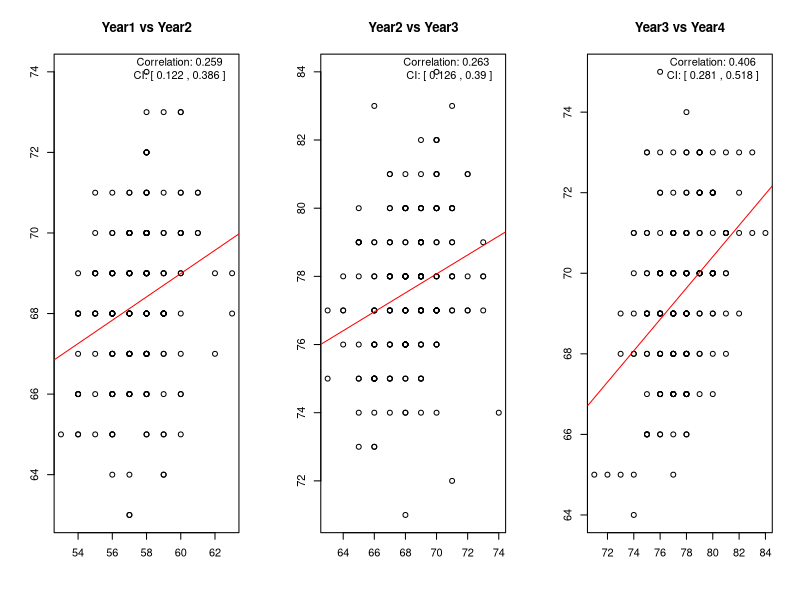
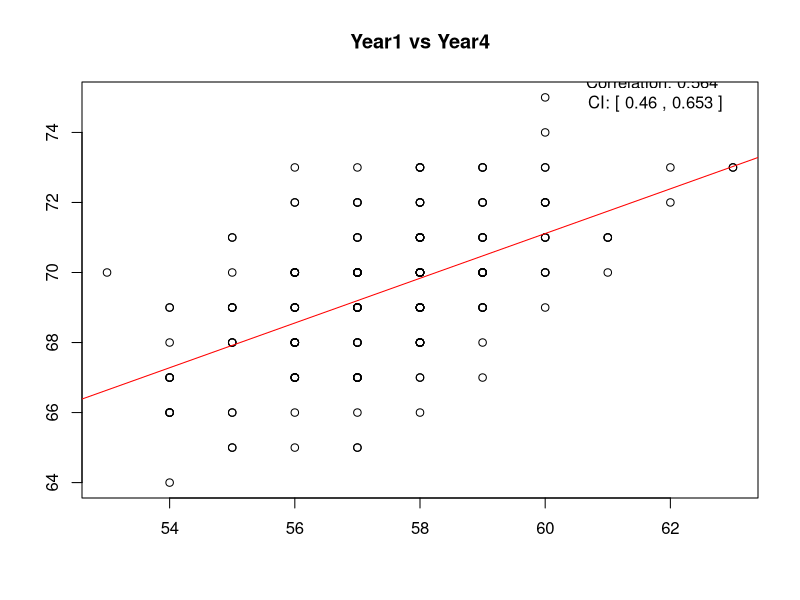
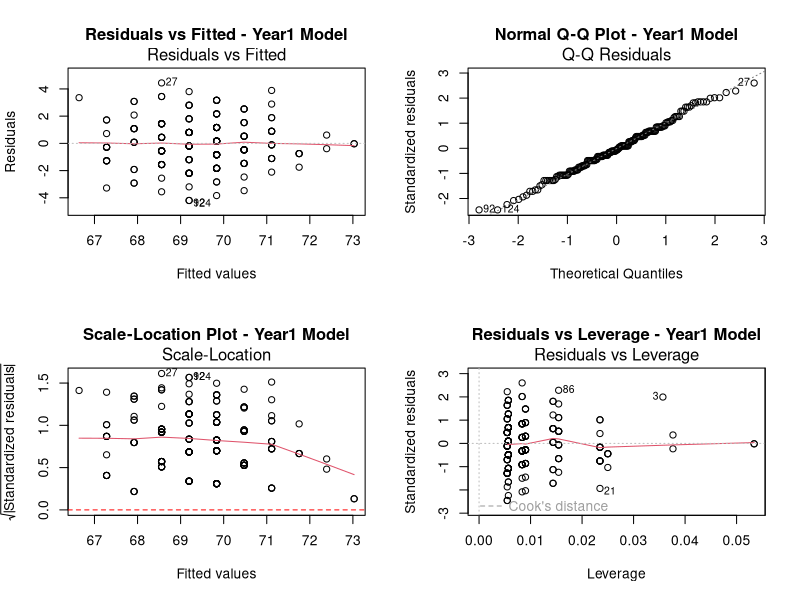
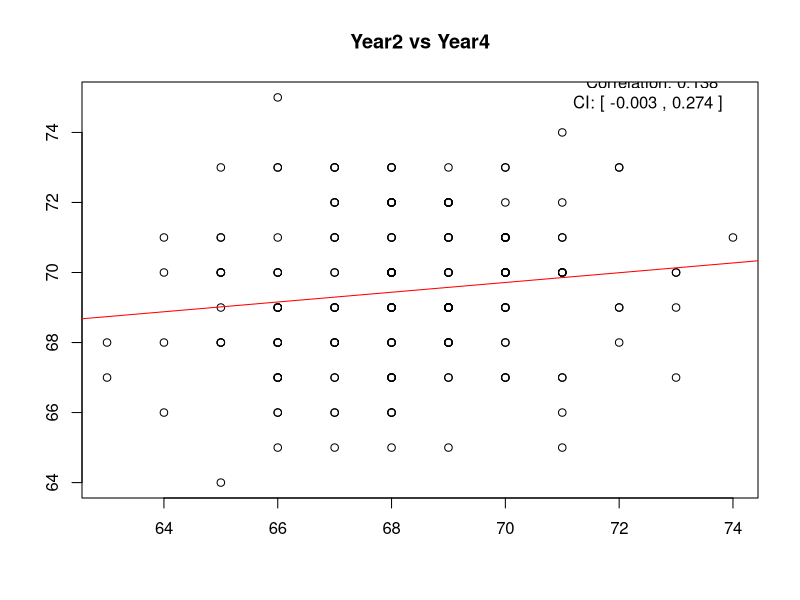
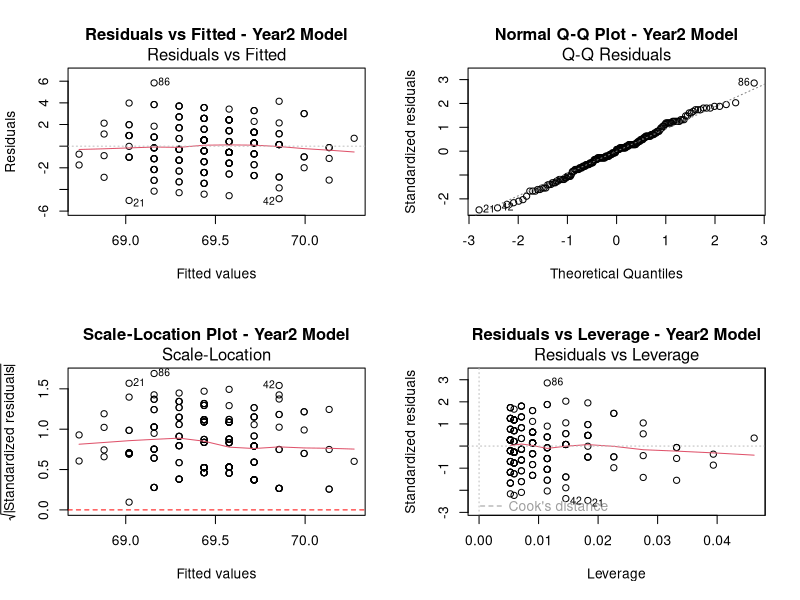
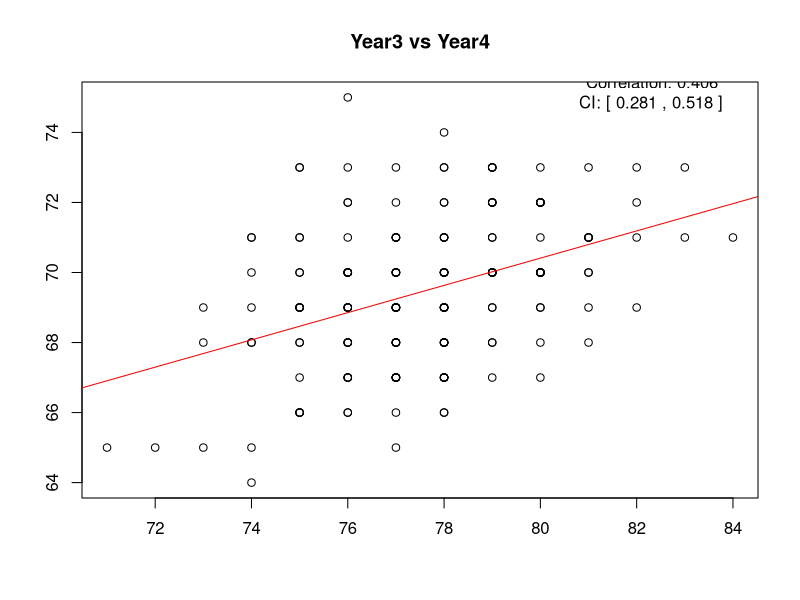
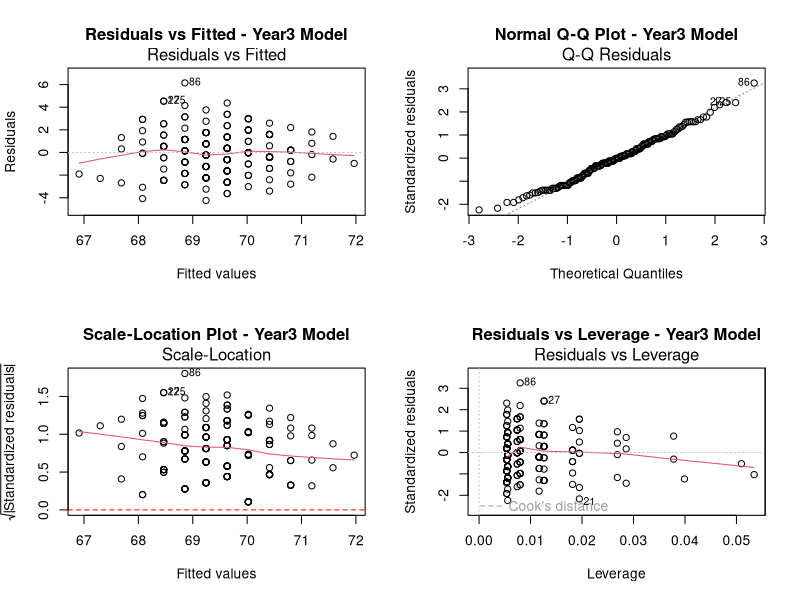
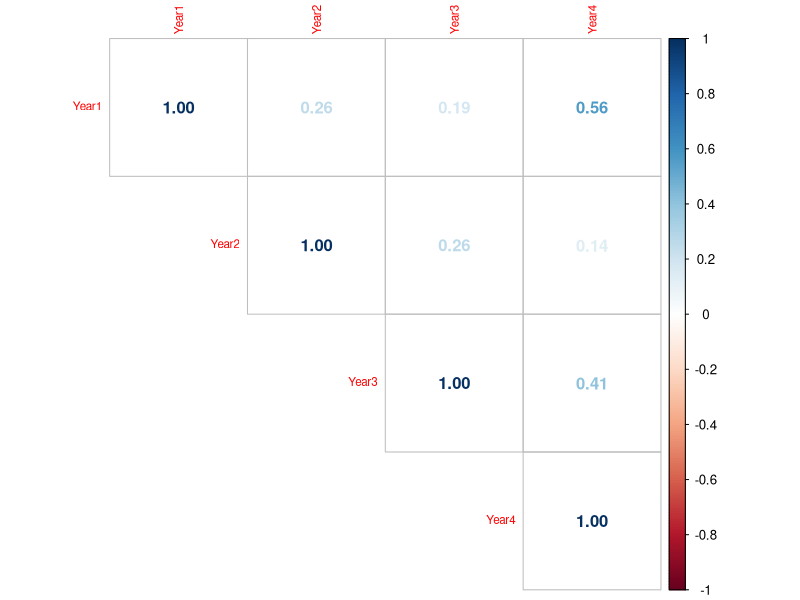

Reproduce these figures in R, in order.
## ---- chunk 1
# do not change these options
knitr::opts_chunk$set(echo = TRUE) # do not edit this line.
knitr::opts_chunk$set(error = TRUE,comment=NA) # do not edit this line.
## ---- chunk 2
# load any required libraries / additional files here

library(ggplot2)
library(corrplot)
library(car)
# library(e1071) # for skewness curtosis. might not need it now.
library(tidyverse)

## ---- chunk 3
# load the dataset here

data <- read.csv("contents.csv")

## ---- chunk 4
# further data preparation here

# Initial summary of the dataset -
str(data)
summary(data)

cat("Firstly, there is a max age of 2001, which must be a mistake [the student might have provided the birth-year instead]. But, instead of assuming, I'll impute (using median age) the age column for outliers.")
outlier_rows <- data[data$age > 100, ]
data$age[data$age > 100] <- median(data$age, na.rm = TRUE)

cat("Secondly, Checking missing values -")
missing_values <- colSums(is.na(data))
columns_with_missing <- names(missing_values[missing_values > 0])
print(columns_with_missing)


cat("For the missing values in language and feedback, I'll impute missing values with the mean -")
data$language[is.na(data$language)] <- mean(data$language, na.rm = TRUE)
data$feedback[is.na(data$feedback)] <- mean(data$feedback, na.rm = TRUE)

# Lastly, Verifying changes
summary(data)

## ---- chunk 5

# For finding confidence interval for the mean difference - 
performance_difference <- data$Year4 - data$Year1
mean_difference <- mean(performance_difference, na.rm = TRUE)
se_difference <- sd(performance_difference, na.rm = TRUE) / sqrt(length(performance_difference))

# 95% confidence interval
ci <- qt(c(0.025, 0.975), df = length(performance_difference) - 1) * se_difference
ci_lower <- mean_difference + ci[1]
ci_upper <- mean_difference + ci[2]

# Print the results
cat("Mean Difference:", mean_difference, "\n")
cat("Standard Error of the Mean Difference:", se_difference, "\n")
cat("95% Confidence Interval:", "[" , ci_lower, ",", ci_upper, "]\n")

cat("
    Interpretation : 
      We can conclude with 95% confidence that, on average, 
      students' marks in their final year are higher than their marks at the start. 
      The positive mean difference and a confidence interval entirely above zero suggest 
      a statistically significant improvement in performance from the beginning to the final year.
    ")


## ---- chunk 6

# Linear correlations between marks for each pair of years
cor_test_year1_year2 <- cor.test(data$Year1, data$Year2)
cor_test_year2_year3 <- cor.test(data$Year2, data$Year3)
cor_test_year3_year4 <- cor.test(data$Year3, data$Year4)

par(mfrow = c(1, 3))

# function to calculate and plot correlation with confidence interval
plot_cor_with_ci <- function(x, y, main_title) {
  cor_test_result <- cor.test(x, y)
  cor_coef <- cor_test_result$estimate
  ci_lower <- cor_test_result$conf.int[1]
  ci_upper <- cor_test_result$conf.int[2]

  plot(x, y, main = main_title, xlab = names(data)[which(names(data) == names(x))], ylab = names(data)[which(names(data) == names(y))])
  abline(lm(y ~ x), col = "red")

  text(x = max(x), y = max(y), labels = paste("Correlation:", round(cor_coef, 3), "\nCI: [", round(ci_lower, 3), ",", round(ci_upper, 3), "]"), pos = 2)
}


# Scatter plots with regression lines for each pair of years
plot_cor_with_ci(data$Year1, data$Year2, "Year1 vs Year2")
plot_cor_with_ci(data$Year2, data$Year3, "Year2 vs Year3")
plot_cor_with_ci(data$Year3, data$Year4, "Year3 vs Year4")
par(mfrow = c(1, 1))


# Summary and interpretation
cat("Correlation between Year1 and Year2:", cor_test_year1_year2$estimate, "\n")
cat("  95% Confidence Interval: [", cor_test_year1_year2$conf.int[1], ",", cor_test_year1_year2$conf.int[2], "]\n")

cat("Correlation between Year2 and Year3:", cor_test_year2_year3$estimate, "\n")
cat("  95% Confidence Interval: [", cor_test_year2_year3$conf.int[1], ",", cor_test_year2_year3$conf.int[2], "]\n")

cat("Correlation between Year3 and Year4:", cor_test_year3_year4$estimate, "\n")
cat("  95% Confidence Interval: [", cor_test_year3_year4$conf.int[1], ",", cor_test_year3_year4$conf.int[2], "]\n")

# Interpretation
cat("\nInterpretation:\n")
cat("- Year1 and Year2 & Year2 and Year3: The correlation coefficient of", round(cor_test_year1_year2$estimate, 3), "and", round(cor_test_year2_year3$estimate, 3), "indicates a positive but weak correlation. This suggests that there is a positive tendency, but the relationship is not very strong.\n")
cat("- Year3 and Year4: The correlation coefficient of", round(cor_test_year3_year4$estimate, 3), "indicates a moderate positive correlation. This is a relatively stronger positive relationship between the marks of these two years compared to the previous pairs.\n")

# In summary
cat("\nIn summary, there is a positive correlation between the marks across different years, with the strength of the correlation increasing from Year1 to Year4. However, all correlations are still in the range of being considered as weak to moderate.")


## ---- chunk 7

# check_residuals is used for checking the validity of model assumptions.
check_residuals <- function(model, title) {
  par(mfrow = c(2, 2))
  
  plot(model, which = 1, main = paste("Residuals vs Fitted -", title))
  plot(model, which = 2, main = paste("Normal Q-Q Plot -", title))
  plot(model, which = 3, main = paste("Scale-Location Plot -", title))
  abline(h = 0, col = "red", lty = 2)
  plot(model, which = 5, main = paste("Residuals vs Leverage -", title))
  
  par(mfrow = c(1, 1))
}

# FOr printing summary of a linear regression model in terms of a given year vs year4 -
check_year <- function(yearname) {
  
  cat("\n\n             Checking", yearname, " as the independent variable - \n\n")
  if (!(yearname %in% colnames(data))) {
    stop("Invalid variable name. Please provide a valid column name from the dataset.")
  }
  
  ggplot(data, aes_string(x = yearname, y = "Year4")) +
    geom_point() +
    geom_smooth(method = "lm", se = FALSE, color = "blue") +
    labs(title = paste0("Scatter Plot of Year 4 Marks vs. ", yearname),
     x = yearname,
     y = "Year 4 Marks") +
    theme_minimal()

  model <- lm(Year4 ~ get(yearname), data = data)
  summary_text <- capture.output(summary(model))
  cat("\nSummary of Linear Regression Model:\n")
  cat(summary_text, sep = "\n")
  check_residuals(model, paste(yearname, "Model"))
  
  return(model)
}



cat("\n------------------------YEAR 1 as independent var----------------------------\n")

plot_cor_with_ci(data$Year1, data$Year4, "Year1 vs Year4")
check_year("Year1")
cat("
        1. Year1 as the Independent Variable:
   - The linear regression model for Year1 as the independent variable is statistically significant (p-value < 0.05).
   - The intercept is 32.79, indicating that when Year1 is zero, the predicted Year4 mark is 32.79.
   - The coefficient for Year1 is 0.64, suggesting that for each additional unit increase in Year1 marks, the Year4 marks are expected to increase by an average of 0.64.
   - The R-squared value is 0.3184, indicating that around 31.84% of the variability in Year4 marks is explained by the model.
   - The p-value for the F-statistic is highly significant (< 2.2e-16), suggesting that the overall model is significant.
   ")

cat("\n-----------------------YEAR 2 as independent var------------------------\n")
plot_cor_with_ci(data$Year2, data$Year4, "Year2 vs Year4")
check_year("Year2")
cat("
        2. Year2 as the Independent Variable:
   - The linear regression model for Year2 as the independent variable is not statistically significant at the 0.05 significance level (p-value = 0.05587).
   - The intercept is 59.96, and the coefficient for Year2 is 0.14. However, the p-value for the coefficient suggests that Year2 may not be a significant predictor of Year4 marks.
   - The R-squared value is 0.01901, indicating that only 1.9% of the variability in Year4 marks is explained by the model.
   - The p-value for the F-statistic is 0.05587, suggesting that the overall model is not as significant compared to the model with Year1.
    ")


cat("\n-----------------------YEAR 3 as independent var----------------------------\n")
plot_cor_with_ci(data$Year3, data$Year4, "Year3 vs Year4")
check_year("Year3")
cat("
        3. Year3 as the Independent Variable:
   - The linear regression model for Year3 as the independent variable is statistically significant (p-value < 0.05).
   - The intercept is 39.28, and the coefficient for Year3 is 0.39. This suggests that for each additional unit increase in Year3 marks, the Year4 marks are expected to increase by an average of 0.39.
   - The R-squared value is 0.1651, indicating that around 16.51% of the variability in Year4 marks is explained by the model.
   - The p-value for the F-statistic is highly significant (p-value = 4.536e-09), suggesting that the overall model is significant.
    ")

cat("\n--------------------- Why Year 1 is the best pick --------------------------\n")


cor_matrix <- cor(data[, c("Year1", "Year2", "Year3", "Year4")])
corrplot::corrplot(cor_matrix, type = "upper", method = "number", tl.cex = 0.7)
mean_diff_year1_year4 <- t.test(data$Year1, data$Year4)$estimate[1]
cat("\n\nMean Difference between Year1 and Year4: ", mean_diff_year1_year4)
cat("\nStandard Error of the Mean Difference: ", t.test(data$Year1, data$Year4)$stderr)
cat("\n95% Confidence Interval: [", t.test(data$Year1, data$Year4)$conf.int[1], ", ", t.test(data$Year1, data$Year4)$conf.int[2], "]\n")
pairs(data[, c("Year1", "Year2", "Year3", "Year4")])
check_residuals_year1 <- check_year("Year1")



cat("\n\nJustification for Choosing Year1 as the Explanatory Variable:\n")
cat("\n- The correlation matrix and scatterplot matrix show positive correlations between Year1 and subsequent years.")
cat("\n- Year1 has the highest correlation with Year4 among all pairs.")
cat("\n- Year1 is statistically significant (p-value < 0.05) with the highest R-squared value (31.84%) among Year1, Year2, and Year3.")
cat("\n- Year2 appears to be less relevant in predicting Year4 marks, as indicated by its non-significant p-value and lower R-squared value.")
cat("\n- The residuals plot shows that the assumptions of linearity, independence, homoscedasticity, and normality are reasonable for the Year1 model.")
cat("\n- Considering these factors, Year1 is a justifiable choice for predicting Year4 marks.")



## ---- chunk 8


    # Okay, the most interesting question now. I've thought of several questions, here are 3 interesting ones :
    # 1. Is there a significant difference in performance between male and female students?
    # 2. Does age have a correlation with academic performance?
    # 3. Is there a relationship between language proficiency and academic outcomes?
    # 4. How does feedback relate to academic performance?
    
    # I'll tackle the first question, Is there a significant difference in performance between male and female students?
    # I can think of two tests right now - a) t-test (if normal dist), b) Mann-Whitney U test.
    # So, firstly, I'll use histogram and QQ plots to check normality.Based on the result, I'll pick which test to use.


data_male <- subset(data, gender == "Male")
data_female <- subset(data, gender == "Female")


# Function to create histograms and Q-Q plots
create_plots <- function(data, group) {
  
  cat("\n\n", "Histogram and Q-Q Plot for", group, ":\n")
  data$Sum_Year <- rowSums(data[, c("Year1", "Year2", "Year3", "Year4")], na.rm = TRUE)
  
  ggplot(data, aes(x = Sum_Year)) +
    geom_histogram(binwidth = 5, fill = "blue", color = "black", alpha = 0.7) +
    labs(title = paste("Histogram of Sum of Year1, Year2, Year3, Year4 for", group),
         x = "Sum of Year1, Year2, Year3, Year4",
         y = "Frequency") +
    theme_minimal()

  qqPlot(data$Sum_Year, main = paste("Q-Q Plot of Sum of Year1, Year2, Year3, Year4 for", group))
}

create_plots(data_male, "Male")
create_plots(data_female, "Female")


    
    # We can see that the data follows a normal distribution, so, I'll conduct a t-test to compare 
    # the mean and median marks of male and female students. For sake of convention, i'll verify normality again while conducting the t-test.



conduct_t_test <- function(group1, group2, variable) {
  cat("\n\n", "T-Test for", variable, "between", group1$gender[1], "and", group2$gender[1], ":\n")

  # Checking normality assumption using Shapiro-Wilk test
  shapiro_test_group1 <- shapiro.test(group1[[variable]])
  shapiro_test_group2 <- shapiro.test(group2[[variable]])

  cat("\n", "Shapiro-Wilk Normality Test Results:\n")
  cat("Group", group1$gender[1], "- p-value:", shapiro_test_group1$p.value, "\n")
  cat("Group", group2$gender[1], "- p-value:", shapiro_test_group2$p.value, "\n")


  t_test_mean <- t.test(group1[[variable]], group2[[variable]])
  cat("\n", "T-Test for Mean:\n")
  cat("t-value:", round(t_test_mean$statistic, 2), "\n")
  cat("p-value:", t_test_mean$p.value, "\n")


  wilcox_test_median <- wilcox.test(group1[[variable]], group2[[variable]])
  cat("\n", "Wilcoxon Rank-Sum Test for Median:\n")
  cat("W statistic:", wilcox_test_median$statistic, "\n")
  cat("p-value:", wilcox_test_median$p.value, "\n")
}


conduct_t_test(data_male, data_female, "Year1")
conduct_t_test(data_male, data_female, "Year2")
conduct_t_test(data_male, data_female, "Year3")
conduct_t_test(data_male, data_female, "Year4")


t_test_results <- data.frame(
  Year = c("Year1", "Year2", "Year3", "Year4"),
  t_value = c(2.01, 0.49, -2.02, 1.41),
  p_value = c(0.0471, 0.6239, 0.0451, 0.1614)
)

# Bar plot with error bars
ggplot(t_test_results, aes(x = Year, y = t_value, fill = Year)) +
  geom_bar(stat = "identity", position = "dodge", color = "black", alpha = 0.7) +
  geom_errorbar(aes(ymin = t_value, ymax = t_value, color = Year), width = 0.2, position = position_dodge(0.9)) +
  labs(title = "T-Test Results between Male and Female",
       x = "Year",
       y = "t-value") +
  theme_minimal() +
  theme(legend.position = "none")


calculate_mean_median_difference <- function(data1, data2, variable) {
  cat("\n", "Mean and Median Difference for", variable, "between Male and Female:\n")
  
  # Calculate mean difference
  mean_diff <- mean(data1[[variable]]) - mean(data2[[variable]])
  cat("Mean Difference:", round(mean_diff, 2), "\n")
  
  # Calculate median difference
  median_diff <- median(data1[[variable]]) - median(data2[[variable]])
  cat("Median Difference:", round(median_diff, 2), "\n")
}


calculate_mean_median_difference(data_male, data_female, "Year1")
calculate_mean_median_difference(data_male, data_female, "Year2")
calculate_mean_median_difference(data_male, data_female, "Year3")
calculate_mean_median_difference(data_male, data_female, "Year4")


cat("
    In terms of the T test, in Year1, there is a mean difference (p = 0.047), favoring females. Year2 shows no significant mean difference (p = 0.62). Year3 indicates a significant mean difference (p = 0.045), favoring males. In Year4, no significant mean difference is observed (p = 0.16). 
    The analysis indicates varying academic performance between male and female students across different years. In Year1, a significant mean difference exists, but not in median. Year2 shows no significant differences in mean or median. Year3 exhibits significant differences in both mean and median, while Year4 shows no significant differences. 
    The significance of these differences varies across the academic years, highlighting the importance of considering multiple factors when assessing the overall performance disparity between male and female students.

    ")
## ---- chunk 9
sessionInfo()
